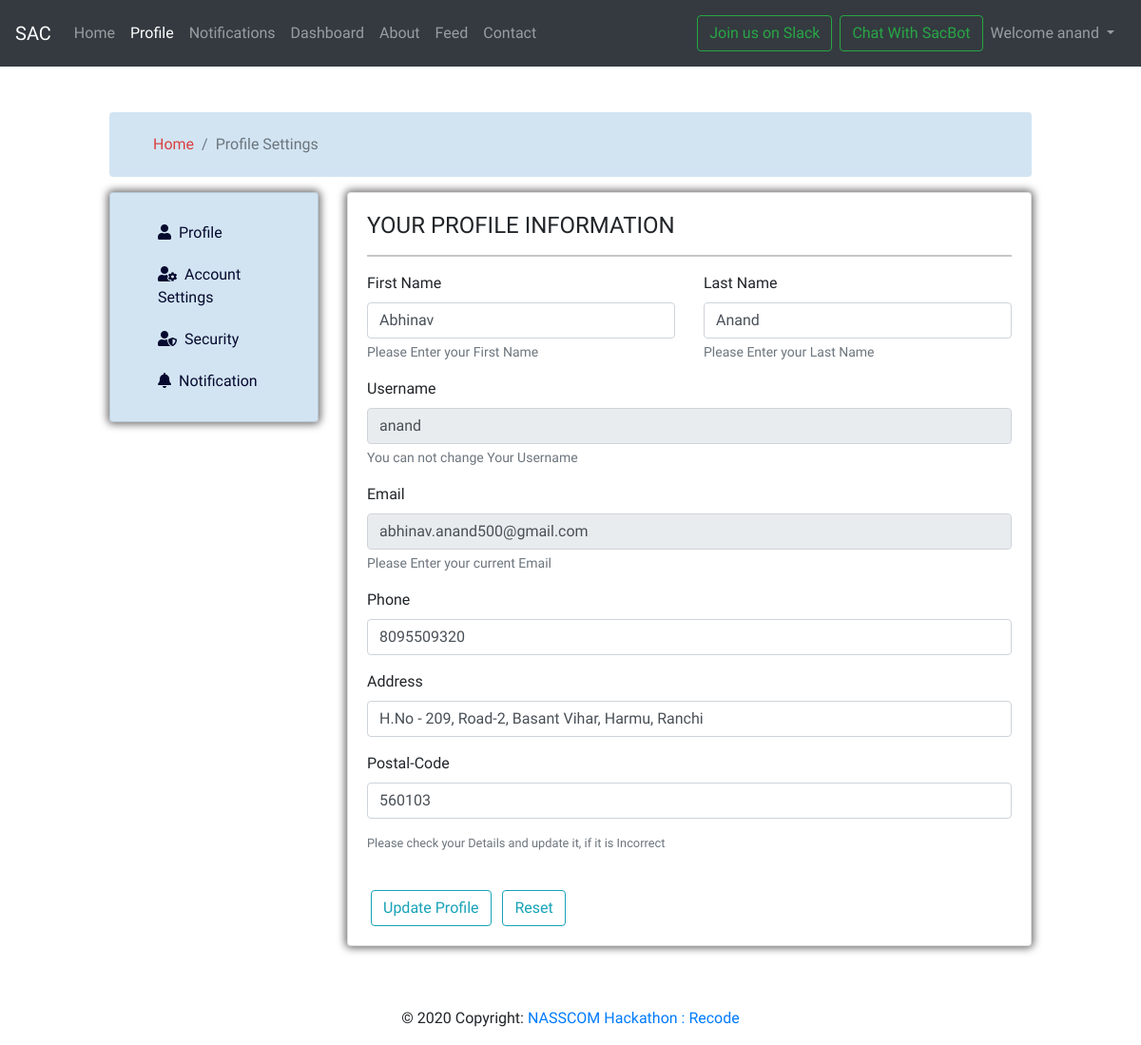
The app's page /profile (signed in) with its own data.
### mysite/models.py (models this page shows, shortened)
class Userinfo(models.Model):
    username=models.CharField(max_length=30,null=True)
    firstname=models.CharField(max_length=30,null=True)
    lastname=models.CharField(max_length=30,null=True)
    email=models.CharField(max_length=30,null=True)
    password=models.CharField(max_length=30,null=True)
    phone=models.CharField(max_length=30,null=True)
    address=models.CharField(max_length=50,null=True)
    pin=models.CharField(max_length=30,null=True)
    timestamp = models.DateTimeField(default=now)

### mysite/views.py (the view, shortened to what this page needs)
# urls.py: path('profile',views.profile,name='profile'),
@login_required(login_url='handleLogin')
def profile(request):
    data=Userinfo.objects.filter(username=request.user)
    params={'data':data}
    return render(request, 'mysite/profile.html',params)

### templates/mysite/profile.html (shortened to what this page needs)
{% extends 'base.html' %}
{% block activeProfile %} active {% endblock activeProfile %}
{% block body %}
  <div class="container-fluid mt-5">
      <div class="row">
        <div class="col-md-10 col-11 mx-auto">
          <nav aria-label="breadcrumb card" class="mb-3">
            <ol class="breadcrumb bg-common">
              <li class="breadcrumb-item"><a href="/">Home</a></li>
              <li class="breadcrumb-item active" aria-current="page">
                Profile Settings
              </li>
            </ol>
          </nav>
          <div class="row">
            <div class="col-lg-3 col-md-4 d-md-block">
              <div class="card bg-common card-left bg-common">
                <div class="card-body">
                  <nav class="nav d-md-block d-none ">
                    <a data-toggle="tab" class="nav-link active" aria-current="page" href="#profile"><i class="fa fa-user mr-1" aria-hidden="true"></i>  Profile</a>
                    <a data-toggle="tab" class="nav-link" href="#account"><i class="fa fa-user-cog mr-1" aria-hidden="true"></i>  Account Settings</a>
                    <a data-toggle="tab" class="nav-link" href="#security"><i class="fa fa-user-shield mr-1" aria-hidden="true"></i>  Security</a>
                    <a data-toggle="tab" class="nav-link" href="#notification"><i class="fa fa-bell mr-1" aria-hidden="true"></i>  Notification</a>
                  </nav>
                </div>
              </div>
            </div>
            <div class="col-lg-9 col-md-8 ">
                <div class="card">
                    <div class="card-body tab-content border-0">
                        <div class="tab-pane active" id="profile">
                            <h4>YOUR PROFILE INFORMATION</h4>
                            <hr>
                            <form action="/profile" method="POST">
                              {% for datas in data %}
                                <div class="row">
                                <div class="mb-3 col-6">
                                    <label for="exampleFormControlInput1" class="form-label">First Name</label>
                                    <input type="text" class="form-control" id="exampleFormControlInput1" placeholder="Enter your Name" value="{{datas.firstname}}" name="fnamea">
                                    <small class="form-text text-muted">Please Enter your First Name</small>
                                </div>
                                <div class="mb-3 col-6">
                                    <label for="exampleFormControlInput2" class="form-label">Last Name</label>
                                    <input type="text" class="form-control" id="exampleFormControlInput2" placeholder="Enter your Name" value="{{datas.lastname}}" name="lnamea">
                                    <small class="form-text text-muted">Please Enter your Last Name</small>
                                </div>
                                </div>
                                <fieldset disabled aria-label="Disabled fieldset example">
                                    <div class="mb-3">
                                        <label for="disabledTextInput" class="form-label">Username</label>
                                        <input type="text" id="disabledTextInput" class="form-control" placeholder="Enter your Username" value="{{ datas.username }}">
                                        <small class="form-text text-muted">You can not change Your Username</small>
                                    </div>
                                    <div class="mb-3">
                                        <label for="disabledTextInput" class="form-label">Email</label>
                                        <input type="email" class="form-control" id="disabledTextInput" placeholder="Enter your Email" value='{{ datas.email }}'>
                                        <small class="form-text text-muted">Please Enter your current Email</small>
                                    </div>
                                </fieldset>
                                <div class="mb-3">
                                    <label for="exampleFormControlInput1" class="form-label">Phone</label>
                                    <input type="text" class="form-control" id="exampleFormControlInput1" placeholder="Enter your Phone Number" value="{{datas.phone}}" name="phone">
                                </div>
                                <div class="mb-3">
                                    <label for="exampleFormControlInput1" class="form-label">Address</label>
                                    <input type="text" class="form-control" id="exampleFormControlInput1" placeholder="Enter your Address" value="{{datas.address}}" name="address">
                                </div>
                                <div class="mb-3">
                                    <label for="exampleFormControlInput1" class="form-label">Postal-Code</label>
                                    <input type="text" class="form-control" id="exampleFormControlInput1" placeholder="Enter your Postal-Code" value="{{datas.pin}}" name="pin">
                                </div>
                                <div class="form-group form-text text-muted small">
                                    Please check your Details and update it, if it is Incorrect
                                </div>
                                {% endfor %}
                                <br>
                                <button class="btn btn-outline-info mx-1" type="submit">Update Profile</button>
                                <button class="btn btn-outline-info mx-1" type="reset">Reset</button>
                            </form>
                        </div>
                    </div>
                </div>
            </div>
          </div>
        </div>
      </div>
    </div>
{% endblock body %}

### templates/base.html (shortened to what this page needs)
<!doctype html>
<html lang="en">
  <head>
    <link
      rel="stylesheet"
      href="https://stackpath.bootstrapcdn.com/bootstrap/5.0.0-alpha1/css/bootstrap.min.css"
    />
    <link rel="stylesheet" href="https://stackpath.bootstrapcdn.com/bootstrap/4.5.0/css/bootstrap.min.css">
    <link rel="stylesheet" href="./static/mysite/style.css">
    <link
      rel="stylesheet"
      href="https://cdnjs.cloudflare.com/ajax/libs/font-awesome/5.13.1/css/all.min.css"
    />
  </head>
  <body>
    <nav class="navbar navbar-expand-lg navbar-dark bg-dark">
      <a class="navbar-brand" href="/">SAC</a>
      <div class="collapse navbar-collapse" id="navbarSupportedContent">
        <ul class="navbar-nav mr-auto">
          <li class="nav-item {% block activeHome %} {% endblock activeHome %}">
            <a class="nav-link" href="/">Home <span class="sr-only">(current)</span></a>
          </li>
          {% if user.is_authenticated %}
            <li class="nav-item {% block activeProfile %} {% endblock activeProfile %}">
            <a class="nav-link" href="/profile">Profile</a>
            <li class="nav-item {% block activeNotification %} {% endblock activeNotification %}">
            <a class="nav-link" href="/notify">Notifications</a>
          </li>
          {% endif %}
          {% if request.user.is_superuser %}
            <li class="nav-item {% block activeDashboard %} {% endblock activeDashboard %}">
            <a class="nav-link" href="/dashboard">Dashboard</a>
          {% endif %}
          <li class="nav-item {% block activeAbout %} {% endblock activeAbout %}">
            <a class="nav-link" href="/about">About</a>
          </li>
            <li class="nav-item {% block activeFeed %} {% endblock activeFeed %}">
            <a class="nav-link" href="/tweet">Feed</a>
          </li>
          <li class="nav-item {% block activeContact %} {% endblock activeContact %}">
            <a class="nav-link" href="/contact">Contact</a>
          </li>
        </ul>
        <div class="ml-auto form-inline mx-1">
          <a class="btn btn-outline-success my-2 my-sm-2 mx-2" href="https://join.slack.com/t/sacate/shared_invite/zt-g05v625j-CYp~WYorMyCYT7O2b3z4pg" role="button"  target="_blank">Join us on Slack</a>
        <div class="ml-auto form-inline ">
          <a class="btn btn-outline-success my-2 my-sm-2" href="https://web-chat.global.assistant.watson.cloud.ibm.com/preview.html?region=eu-gb&integrationID=2f56951f-120f-4309-92a2-dcdd4580ab57&serviceInstanceID=aee528ff-74f7-4657-b398-d01bb7a36378" role="button">Chat With SacBot</a>
        {% if user.is_authenticated %}
            <ul class="navbar-nav ml-auto">
                <li class="nav-item dropdown">
                    <a class="nav-link dropdown-toggle" href="#" id="navbarDropdown" role="button" data-toggle="dropdown" aria-haspopup="true" aria-expanded="false">
                      Welcome {{ request.user }}
                    </a>
                  </li>
            </ul>
        {% endif %}
        </div>
      </div>
     </nav>
    {% block body %}
    {% endblock body %}
    <br><br>
<footer class="page-footer font-small Blue">
  <div class="footer-copyright text-center py-3">© 2020 Copyright:
    <a href="https://mdbootstrap.com/"> NASSCOM Hackathon : Recode</a>
  </div>
</footer>
  </body>
</html>

### mysite/static/mysite/style.css (style rules this page uses)
* { margin: 0; padding: 0; box-sizing: border-box; font-family: 'Baloo Da 2', cursive; }
.bg-common { background-color: rgba(180, 211, 233, 0.6); }
.nav-link, .breadcrumb-item { padding: 10px 0 10px 30px; transition: all .2s; color: #06092e; }
.nav-link:hover, .breadcrumb-item a { color: rgb(219, 63, 63); text-decoration: none; }
.card { box-shadow: 0 0 8px 2px rgba(8, 4, 4, 0.6); }

### records on screen
Userinfo: fnamea "Abhinav", lnamea "Anand", username "anand", email "abhinav.anand500@gmail.com", phone "8095509320", address "H.No - 209, Road-2, Basant Vihar, Harmu, Ranchi", pin "560103"

### other values on screen
{{ request.user }} "anand"
